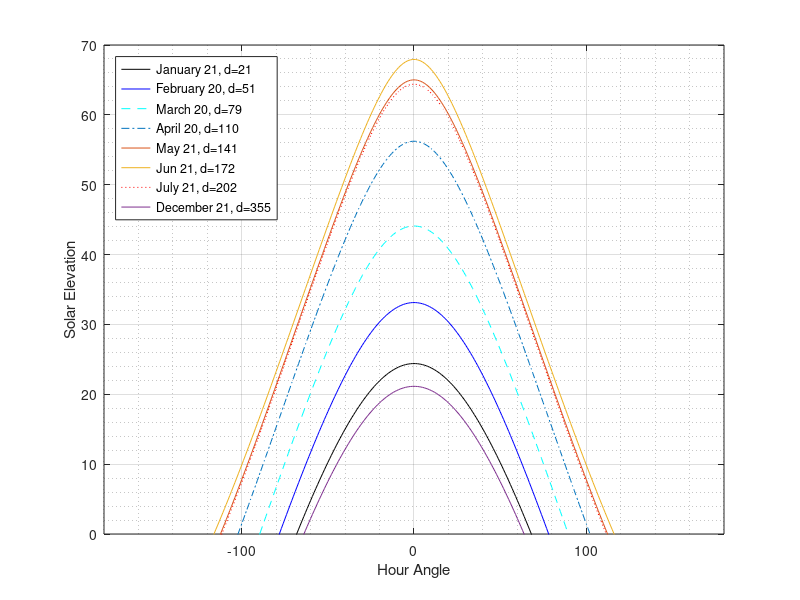

This figure's MATLAB source:
clear all
clc
% n = 0:1:365 ;
n1 = 21;%Vernal equinox
n2 = 51;%Summer solstice
n3 = 79;%Aphelion
n4 = 110;%Autumnal equinox
n5 = 141;%Winter Solstice
n6 = 172;%Vernal equinox
n7 = 355;%Winter Solstice
n8 = 202; %jul


w = ((0:1:360)*pi/180)-pi ;
delt1 = -23.45*cos(2*pi*((n1+10)/360))*pi/180;
delt2 = -23.45*cos(2*pi*((n2+10)/360))*pi/180;
delt3 = -23.45*cos(2*pi*((n3+10)/360))*pi/180;
delt4 = -23.45*cos(2*pi*((n4+10)/360))*pi/180;
delt5 = -23.45*cos(2*pi*((n5+10)/360))*pi/180;
delt6 = -23.45*cos(2*pi*((n6+10)/360))*pi/180;
delt7 = -23.45*cos(2*pi*((n7+10)/360))*pi/180;
delt8 = -23.45*cos(2*pi*((n8+10)/360))*pi/180;

phi = (45.5*pi)/180;

alpha1 = asin(((cos(w).*cos(delt1).*cos(phi)))+(sin(delt1).*sin(phi)))*180/pi;
alpha2 = asin(((cos(w).*cos(delt2).*cos(phi)))+(sin(delt2).*sin(phi)))*180/pi;
alpha3 = asin(((cos(w).*cos(delt3).*cos(phi)))+(sin(delt3).*sin(phi)))*180/pi;
alpha4 = asin(((cos(w).*cos(delt4).*cos(phi)))+(sin(delt4).*sin(phi)))*180/pi;
alpha5 = asin(((cos(w).*cos(delt5).*cos(phi)))+(sin(delt5).*sin(phi)))*180/pi;
alpha6 = asin(((cos(w).*cos(delt6).*cos(phi)))+(sin(delt6).*sin(phi)))*180/pi;
alpha7 = asin(((cos(w).*cos(delt7).*cos(phi)))+(sin(delt7).*sin(phi)))*180/pi;
alpha8 = asin(((cos(w).*cos(delt8).*cos(phi)))+(sin(delt8).*sin(phi)))*180/pi;



%% Printing Image%%
width = 8;     % Width in inches
height = 4;    % Height in inches
alw = 0.75;    % AxesLineWidth
fsz = 14;      % Fontsize
lw = 1.5;      % LineWidth
msz = 8;       % MarkerSize

figure(1);
pos = get(gcf, 'Position');
set(gcf, 'Position', [pos(1) pos(2) width*100, height*100]); %<- Set size
set(gca,'Fontname','CMU bright','Fontsize',fsz);

plot(w*180/pi,alpha1,'-k',w*180/pi,alpha2,'b'...
    ,w*180/pi,alpha3,'--c',w*180/pi,alpha4,'-.',w*180/pi,alpha5,w*180/pi,alpha6, w*180/pi,alpha8,':r',w*180/pi,alpha7)
legend('January 21, d=21','February 20, d=51',... 
    'March 20, d=79','April 20, d=110','May 21, d=141','Jun 21, d=172','July 21, d=202','December 21, d=355','Location', 'NorthWest')

grid on;
grid minor;

ylim([0 70])
xlim([-180 180])
ylabel('Solar Elevation')
xlabel('Hour Angle')

print(gcf,'solar.png','-dpng','-r300');
% % % % % % % % % % % % % next part

